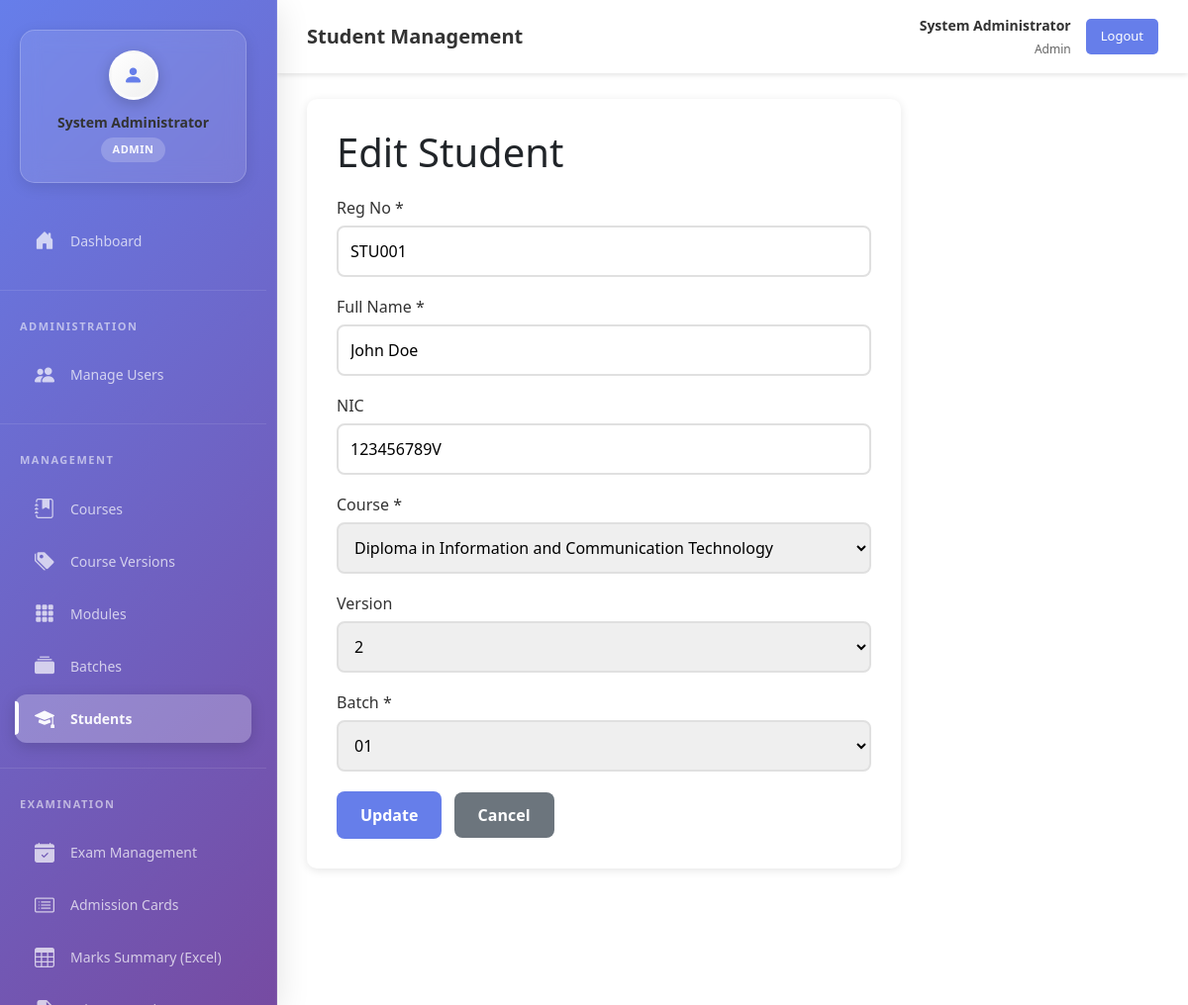
The page /views/index.php?action=students&sub=edit&id=17 (signed in) on the database its author committed.
### tables this page shows
CREATE TABLE IF NOT EXISTS `student` (
  `id` int NOT NULL AUTO_INCREMENT,
  `reg_no` varchar(50) NOT NULL,
  `fullname` varchar(150) NOT NULL,
  `nic` varchar(20) DEFAULT NULL,
  `cid` int NOT NULL,
  `bid` int NOT NULL,
  `version_id` int DEFAULT NULL,
  `created_at` timestamp NULL DEFAULT CURRENT_TIMESTAMP,
  `updated_at` timestamp NULL DEFAULT CURRENT_TIMESTAMP ON UPDATE CURRENT_TIMESTAMP,
  PRIMARY KEY (`id`),
  UNIQUE KEY `unique_regno` (`reg_no`),
  KEY `cid` (`cid`),
  KEY `bid` (`bid`),
  KEY `version_id` (`version_id`)
);

CREATE TABLE IF NOT EXISTS `courses` (
  `id` int NOT NULL AUTO_INCREMENT,
  `cname` varchar(100) NOT NULL,
  `created_at` timestamp NULL DEFAULT CURRENT_TIMESTAMP,
  `updated_at` timestamp NULL DEFAULT CURRENT_TIMESTAMP ON UPDATE CURRENT_TIMESTAMP,
  PRIMARY KEY (`id`),
  UNIQUE KEY `cname` (`cname`)
);

CREATE TABLE IF NOT EXISTS `versions` (
  `id` int NOT NULL AUTO_INCREMENT,
  `course_id` int NOT NULL,
  `version_name` varchar(100) NOT NULL,
  `description` text,
  `status` enum('active','inactive') DEFAULT 'active',
  `created_at` timestamp NULL DEFAULT CURRENT_TIMESTAMP,
  `updated_at` timestamp NULL DEFAULT CURRENT_TIMESTAMP ON UPDATE CURRENT_TIMESTAMP,
  PRIMARY KEY (`id`),
  UNIQUE KEY `unique_version_course` (`version_name`,`course_id`),
  KEY `course_id` (`course_id`)
);

CREATE TABLE IF NOT EXISTS `batch` (
  `id` int NOT NULL AUTO_INCREMENT,
  `batch_no` varchar(50) NOT NULL,
  `start_date` date DEFAULT NULL,
  `end_date` date DEFAULT NULL,
  `cid` int NOT NULL,
  `version_id` int DEFAULT NULL,
  `created_at` timestamp NULL DEFAULT CURRENT_TIMESTAMP,
  `updated_at` timestamp NULL DEFAULT CURRENT_TIMESTAMP ON UPDATE CURRENT_TIMESTAMP,
  PRIMARY KEY (`id`),
  KEY `cid` (`cid`),
  KEY `version_id` (`version_id`)
);

### models/Student.php (called while the page is built, shortened)
<?php
require_once __DIR__ . '/../config/database.php';
class Student {
    private $conn;
    private $table = "student";
    public function __construct() {
        $database = new Database();
        $this->conn = $database->getDbConnection();
    }
    public function getById($id) {
        $stmt = $this->conn->prepare("SELECT id, reg_no, fullname, nic, cid, bid, version_id FROM {$this->table} WHERE id=:id LIMIT 1");
        $stmt->bindParam(':id',$id);
        $stmt->execute();
        if ($stmt->rowCount()>0) {
            $row = $stmt->fetch(PDO::FETCH_ASSOC);
            $this->id = $row['id'];
            $this->reg_no = $row['reg_no'];
            $this->fullname = $row['fullname'];
            $this->nic = $row['nic'];
            $this->cid = $row['cid'];
            $this->bid = $row['bid'];
            $this->version_id = $row['version_id'];
            return true;
        }
        return false;
    }
}
?>

### config/database.php (called while the page is built, shortened)
<?php
class Database {
    private $host = "localhost";
    private $db_name = "exam_management";
    private $username = "root";
    private $password = "1234";
    public function getDbConnection() {
        $this->conn = null;
        try {
            $this->conn = new PDO(
                "mysql:host=" . $this->host . ";dbname=" . $this->db_name . ";charset=utf8mb4",
                $this->username,
                $this->password
            );
            $this->conn->setAttribute(PDO::ATTR_ERRMODE, PDO::ERRMODE_EXCEPTION);
        } catch(PDOException $e) {
            error_log("Database Connection Error: " . $e->getMessage());
            return null;
        }
        return $this->conn;
    }
}
?>

### models/Course.php (called while the page is built, shortened)
<?php
require_once __DIR__ . '/../config/database.php';
class Course {
    private $conn;
    private $table = "courses";
    public function __construct() {
        $database = new Database();
        $this->conn = $database->getDbConnection();
    }
    public function getAllCourses($filters = []) {
        $query = "SELECT id, cname, created_at
                  FROM " . $this->table . "
                  WHERE 1=1";
        $params = [];
        $query .= " ORDER BY created_at DESC";
        $stmt = $this->conn->prepare($query);
        $stmt->execute();
        return $stmt->fetchAll(PDO::FETCH_ASSOC);
    }
}
?>

### models/Version.php (called while the page is built, shortened)
<?php
require_once __DIR__ . '/../config/database.php';
class Version {
    private $conn;
    private $table = "versions";
    public function __construct() {
        $database = new Database();
        $this->conn = $database->getDbConnection();
    }
    public function getAllVersions($filters = []) {
        $query = "SELECT v.id, v.course_id, v.version_name, v.description, v.status, v.created_at, c.cname as course_name
                  FROM " . $this->table . " v
                  LEFT JOIN courses c ON v.course_id = c.id
                  WHERE 1=1";
        $params = [];
        if (!empty($filters['course_id'])) {
            $query .= " AND v.course_id = :course_id";
            $params[':course_id'] = $filters['course_id'];
        }
        $query .= " ORDER BY v.created_at DESC";
        $stmt = $this->conn->prepare($query);
        foreach ($params as $key => $value) {
            $stmt->bindValue($key, $value);
        }
        $stmt->execute();
        return $stmt->fetchAll(PDO::FETCH_ASSOC);
    }
}
?>

### models/Batch.php (called while the page is built, shortened)
<?php
require_once __DIR__ . '/../config/database.php';
class Batch {
    private $conn;
    private $table = "batch";
    public function __construct() {
        $database = new Database();
        $this->conn = $database->getDbConnection();
    }
    public function getAll($filters = []) {
        $query = "SELECT b.id, b.batch_no, b.start_date, b.end_date, b.cid, b.version_id, b.created_at,
                         c.cname as course_name, v.version_name
                  FROM {$this->table} b
                  LEFT JOIN courses c ON b.cid = c.id
                  LEFT JOIN versions v ON b.version_id = v.id
                  WHERE 1=1";
        $params = [];
        if (!empty($filters['course_id'])) {
            $query .= " AND b.cid = :course_id";
            $params[':course_id'] = $filters['course_id'];
        }
        $query .= " ORDER BY b.start_date DESC";
        $stmt = $this->conn->prepare($query);
        foreach ($params as $k=>$v) $stmt->bindValue($k,$v);
        $stmt->execute();
        return $stmt->fetchAll(PDO::FETCH_ASSOC);
    }
}
?>

### views/students/edit.php (the view, shortened to what this page needs)
<?php require_once __DIR__ . '/../includes/sidebar.php'; ?>
<?php require_once __DIR__ . '/../includes/header.php'; ?>
<div class="main-content">
    <div class="form-container">
        <h1 style="margin-bottom: 20px;">Edit Student</h1>
        <form method="POST" action="index.php?action=students&sub=edit&id=<?php echo $student->id; ?>">
            <div class="form-group">
                <label for="reg_no">Reg No *</label>
                <input type="text" id="reg_no" name="reg_no" required value="<?php echo htmlspecialchars($student->reg_no ?? ''); ?>">
            </div>
            <div class="form-group">
                <label for="fullname">Full Name *</label>
                <input type="text" id="fullname" name="fullname" required value="<?php echo htmlspecialchars($student->fullname ?? ''); ?>">
            </div>
            <div class="form-group">
                <label for="nic">NIC</label>
                <input type="text" id="nic" name="nic" value="<?php echo htmlspecialchars($student->nic ?? ''); ?>">
            </div>
            <div class="form-group">
                <label for="cid">Course *</label>
                <select id="cid" name="cid" required>
                    <?php foreach($courses as $course): ?>
                        <option value="<?php echo $course['id']; ?>" <?php echo ($student->cid == $course['id'])?'selected':''; ?>><?php echo htmlspecialchars($course['cname']); ?></option>
                    <?php endforeach; ?>
                </select>
            </div>
            <div class="form-group">
                <label for="version_id">Version</label>
                <select id="version_id" name="version_id">
                    <?php foreach($versions as $version): ?>
                        <option value="<?php echo $version['id']; ?>" <?php echo ($student->version_id == $version['id'])?'selected':''; ?>><?php echo htmlspecialchars($version['version_name']); ?></option>
                    <?php endforeach; ?>
                </select>
            </div>
            <div class="form-group">
                <label for="bid">Batch *</label>
                <select id="bid" name="bid" required>
                    <?php foreach($batches as $batch): ?>
                        <option value="<?php echo $batch['id']; ?>" <?php echo ($student->bid == $batch['id'])?'selected':''; ?>><?php echo htmlspecialchars($batch['batch_no']); ?></option>
                    <?php endforeach; ?>
                </select>
            </div>
            <div style="margin-top: 20px;">
                <button type="submit" class="btn-submit">Update</button>
                <a href="index.php?action=students" class="btn-cancel">Cancel</a>
            </div>
        </form>
    </div>
</div>

### views/includes/sidebar.php (style rules this page uses)
* { box-sizing: border-box; }
:root { --sidebar-bg: linear-gradient(135deg, #667eea 0%, #764ba2 50%, #667eea 100%); --sidebar-width: 280px; --sidebar-shadow: 0 8px 32px rgba(0, 0, 0, 0.12); --menu-item-hover: rgba(255, 255, 255, 0.15); --menu-item-active: rgba(255, 255, 255, 0.25); --text-primary: rgba(255, 255, 255, 0.95); --text-secondary: rgba(255, 255, 255, 0.7); }
html, body { height: 100%; height: 100vh; height: 100dvh; margin: 0; padding: 0; overflow-x: hidden; overflow-y: auto; }

### views/students/edit.php (style rules this page uses)
.main-content { margin-left:280px; margin-top:70px; padding:30px; background:white; min-height:calc(100vh - 70px); overflow:auto; }
.form-container { max-width:600px; background:white; padding:30px; border-radius:10px; box-shadow:0 2px 10px rgba(0,0,0,0.1); }
.form-group { margin-bottom:18px; }
.form-group label { display:block; margin-bottom:6px; color:#333; font-weight:500; }
.form-group input, .form-group select { width:100%; padding:12px; border:2px solid #e0e0e0; border-radius:8px; }
.btn-submit { padding:12px 24px; background:#667eea; color:white; border:none; border-radius:8px; font-weight:600; }
.btn-cancel { padding:12px 24px; background:#6c757d; color:white; text-decoration:none; border-radius:8px; font-weight:600; margin-left:8px; }

### rows shown on the page
student: reg_no "STU001", fullname "John Doe", nic "123456789V", cid "Diploma in Information and Communication Technology", version_id "2", bid "01"

### other values the page prints
$user_name "System Administrator"
$user_role "ADMIN"
$page_titles[$current_action] "Student Management"
$_SESSION['full_name'] "System Administrator"
$_SESSION['role'] "Admin"
